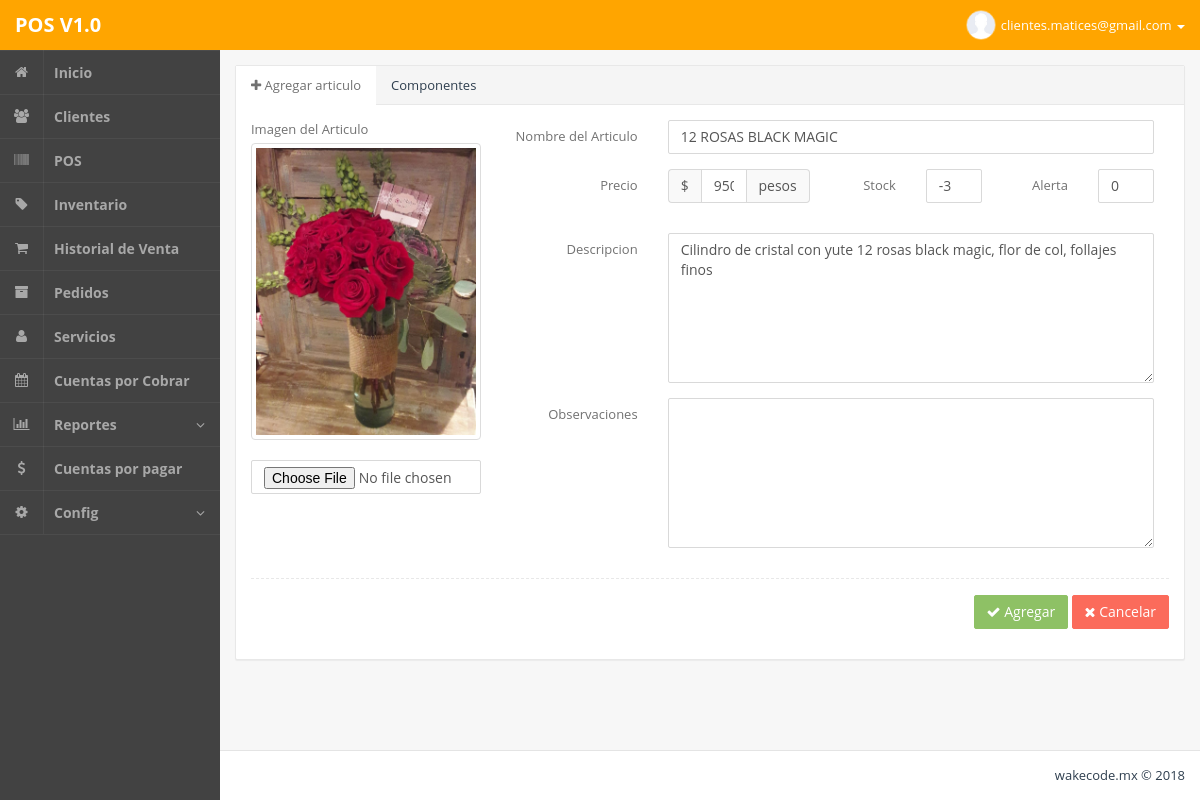
The app's page /admin.php?m=inventarioEditar&id=191 (signed in) with its own data.
### tables this page shows
CREATE TABLE IF NOT EXISTS `articulos` (
  `idarticulos` int(255) NOT NULL,
  `imagen` varchar(100) NOT NULL,
  `articulo` varchar(200) NOT NULL,
  `precio` varchar(100) NOT NULL,
  `stock` int(10) NOT NULL,
  `alerta` int(10) NOT NULL,
  `descripcion` text NOT NULL,
  `observaciones` text NOT NULL
);

### php/inventarioEditar.php (the view, shortened to what this page needs)
<?php
$id = mysql_real_escape_string($_GET['id']);
$data = mysql_fetch_object(mysql_query("SELECT * FROM articulos WHERE idarticulos='".$id."' LIMIT 1"));
?>
<section class="panel panel-default">
	<header class="panel-heading bg-light">
		<ul class="nav nav-tabs">
			<li class="active"><a href="#home" data-toggle="tab"><i class="fa fa-plus"></i> Agregar articulo</a></li>
			<li><a href="#compo" data-toggle="tab">Componentes</a></li>
		</ul>
	</header>
	<div class="panel-body">
		<form class="bs-example form-horizontal" action="" method="post" enctype="multipart/form-data">
			<div class="tab-content">
				<div class="tab-pane active" id="home">
					<div class="col-md-3">
						<div class="form-group">
							<label class="">Imagen del Articulo</label><br>
<?php
					if ($data->imagen != ""){
						echo '<img src="images/articulos/'.$data->imagen.'" class="img-responsive thumbnail">';
					}
?>
							<input type="file" name="file" class="form-control" placeholder="">
						</div>
					</div>
					<div class="col-md-9">
						<div class="form-group">
							<label class="col-md-3 control-label">Nombre del Articulo</label>
							<div class="col-md-9"><input type="text" name="nombre" class="form-control" placeholder="" value="<?php echo $data->articulo; ?>"></div>
						</div>
						<div class="row">
							<div class="col-md-6">
								<div class="form-group">
									<label class="col-md-6 control-label">Precio</label>
									<div class="col-md-6">
										<div class="input-group m-b">
											<span class="input-group-addon">$</span>
											<input type="text" name="precio" class="form-control" value="<?php echo $data->precio; ?>">
											<span class="input-group-addon"> pesos </span>
										</div>
									</div>
								</div>
							</div>
							<div class="col-md-6">
								<div class="row">
									<div class="col-md-6">
										<div class="form-group">
											<label class="col-md-6 control-label">Stock</label>
											<div class="col-md-6"><input type="text" name="stock" class="form-control" placeholder="" value="<?php echo $data->stock; ?>"></div>
										</div>
									</div>
									<div class="col-md-6">
										<div class="form-group">
											<label class="col-md-6 control-label">Alerta</label>
											<div class="col-md-6"><input type="text" name="alerta" class="form-control" value="<?php echo $data->alerta; ?>"></div>
										</div>
									</div>
								</div>
							</div>
						</div>
						<div class="form-group">
							<label class="col-md-3 control-label">Descripcion</label>
							<div class="col-md-9"><textarea class="form-control" name="descripcion" style="height:150px;" placeholder=""><?php echo $data->descripcion; ?></textarea></div>
						</div>
						<div class="form-group">
							<label class="col-md-3 control-label">Observaciones</label>
							<div class="col-md-9"><textarea class="form-control" name="observaciones" style="height:150px;" placeholder=""><?php echo $data->observaciones; ?></textarea></div>
						</div>
					</div>
				</div>
			</div>
			<div class="col-md-12">
			<div class="line line-dashed line-lg pull-in"></div>
				<div class="form-group text-right">
					<button type="submit" class="btn btn-md btn-success"><i class="fa fa-check icon"></i> Agregar</button>
					<a href="admin.php?m=inventario" class="btn btn-md btn-danger"><i class="fa fa-times icon"></i> Cancelar</a>
				</div>
			</div>
		</form>
	</div>
</section>

### records on screen
articulos: imagen (picture), nombre "12 ROSAS BLACK MAGIC", precio "950", stock "-3", alerta "0", descripcion "Cilindro de cristal con yute 12 rosas black magic, flor de col, follajes finos"

### other values on screen
$_SESSION['userNm'] "clientes.matices@gmail.com"
